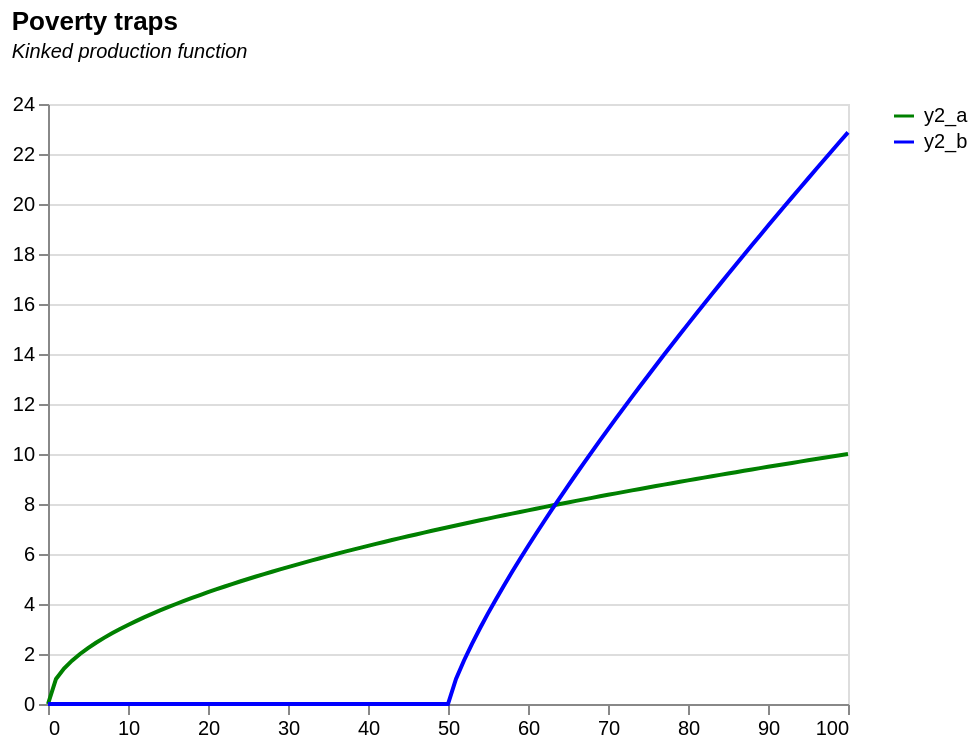

This figure's Vega-Lite source:
### Vega-Lite specification from a JSON file in a GitHub repository (floating-point values rounded to 4 significant figures)
{"$schema": "https://vega.github.io/schema/vega-lite/v5.json", "title": {"text": "Poverty traps", "subtitle": ["Kinked production function", ""], "subtitleFontStyle": "italic", "subtitleFontSize": 10, "anchor": "start", "color": "black"}, "data": {"values": [{"k": "0", "y": "0", "s": "0", "s1": "0", "s2": "0", "s3": "0", "d": "0", "a": "0", "y2_a": "0", "y2_b": "0", "y2": "0", "a2": "0"}, {"k": "1", "y": "1", "s": "0.4", "s1": "0.2", "s2": "0.3", "s3": "0.9", "d": "0.05", "a": "0.35", "y2_a": "1", "y2_b": "0", "y2": "1", "a2": "0.25"}, {"k": "2", "y": "1.414213562", "s": "0.565685425", "s1": "0.4", "s2": "0.424264069", "s3": "1.8", "d": "0.1", "a": "0.465685425", "y2_a": "1.414213562", "y2_b": "0", "y2": "1.414213562", "a2": "0.324264069"}, {"k": "3", "y": "1.732050808", "s": "0.692820323", "s1": "0.6", "s2": "0.519615242", "s3": "2.7", "d": "0.15", "a": "0.542820323", "y2_a": "1.732050808", "y2_b": "0", "y2": "1.732050808", "a2": "0.369615242"}, {"k": "4", "y": "2", "s": "0.8", "s1": "0.8", "s2": "0.6", "s3": "3.6", "d": "0.2", "a": "0.6", "y2_a": "2", "y2_b": "0", "y2": "2", "a2": "0.4"}, {"k": "5", "y": "2.236067977", "s": "0.894427191", "s1": "1", "s2": "0.670820393", "s3": "4.5", "d": "0.25", "a": "0.644427191", "y2_a": "2.236067977", "y2_b": "0", "y2": "2.236067977", "a2": "0.420820393"}, {"k": "6", "y": "2.449489743", "s": "0.979795897", "s1": "1.2", "s2": "0.734846923", "s3": "5.4", "d": "0.3", "a": "0.679795897", "y2_a": "2.449489743", "y2_b": "0", "y2": "2.449489743", "a2": "0.434846923"}, {"k": "7", "y": "2.645751311", "s": "1.058300524", "s1": "1.4", "s2": "0.793725393", "s3": "6.3", "d": "0.35", "a": "0.708300524", "y2_a": "2.645751311", "y2_b": "0", "y2": "2.645751311", "a2": "0.443725393"}, {"k": "8", "y": "2.828427125", "s": "1.13137085", "s1": "1.6", "s2": "0.848528137", "s3": "7.2", "d": "0.4", "a": "0.73137085", "y2_a": "2.828427125", "y2_b": "0", "y2": "2.828427125", "a2": "0.448528137"}, {"k": "9", "y": "3", "s": "1.2", "s1": "1.8", "s2": "0.9", "s3": "8.1", "d": "0.45", "a": "0.75", "y2_a": "3", "y2_b": "0", "y2": "3", "a2": "0.45"}, {"k": "10", "y": "3.16227766", "s": "1.264911064", "s1": "2", "s2": "0.948683298", "s3": "9", "d": "0.5", "a": "0.764911064", "y2_a": "3.16227766", "y2_b": "0", "y2": "3.16227766", "a2": "0.448683298"}, {"k": "11", "y": "3.31662479", "s": "1.326649916", "s1": "2.2", "s2": "0.994987437", "s3": "9.9", "d": "0.55", "a": "0.776649916", "y2_a": "3.31662479", "y2_b": "0", "y2": "3.31662479", "a2": "0.444987437"}, {"k": "12", "y": "3.464101615", "s": "1.385640646", "s1": "2.4", "s2": "1.039230485", "s3": "10.8", "d": "0.6", "a": "0.785640646", "y2_a": "3.464101615", "y2_b": "0", "y2": "3.464101615", "a2": "0.439230485"}, {"k": "13", "y": "3.605551275", "s": "1.44222051", "s1": "2.6", "s2": "1.081665383", "s3": "11.7", "d": "0.65", "a": "0.79222051", "y2_a": "3.605551275", "y2_b": "0", "y2": "3.605551275", "a2": "0.431665383"}, {"k": "14", "y": "3.741657387", "s": "1.496662955", "s1": "2.8", "s2": "1.122497216", "s3": "12.6", "d": "0.7", "a": "0.796662955", "y2_a": "3.741657387", "y2_b": "0", "y2": "3.741657387", "a2": "0.422497216"}, {"k": "15", "y": "3.872983346", "s": "1.549193338", "s1": "3", "s2": "1.161895004", "s3": "13.5", "d": "0.75", "a": "0.799193338", "y2_a": "3.872983346", "y2_b": "0", "y2": "3.872983346", "a2": "0.411895004"}, {"k": "16", "y": "4", "s": "1.6", "s1": "3.2", "s2": "1.2", "s3": "14.4", "d": "0.8", "a": "0.8", "y2_a": "4", "y2_b": "0", "y2": "4", "a2": "0.4"}, {"k": "17", "y": "4.123105626", "s": "1.64924225", "s1": "3.4", "s2": "1.236931688", "s3": "15.3", "d": "0.85", "a": "0.79924225", "y2_a": "4.123105626", "y2_b": "0", "y2": "4.123105626", "a2": "0.386931688"}, {"k": "18", "y": "4.242640687", "s": "1.697056275", "s1": "3.6", "s2": "1.272792206", "s3": "16.2", "d": "0.9", "a": "0.797056275", "y2_a": "4.242640687", "y2_b": "0", "y2": "4.242640687", "a2": "0.372792206"}, {"k": "19", "y": "4.358898944", "s": "1.743559577", "s1": "3.8", "s2": "1.307669683", "s3": "17.1", "d": "0.95", "a": "0.793559577", "y2_a": "4.358898944", "y2_b": "0", "y2": "4.358898944", "a2": "0.357669683"}, {"k": "20", "y": "4.472135955", "s": "1.788854382", "s1": "4", "s2": "1.341640786", "s3": "18", "d": "1", "a": "0.788854382", "y2_a": "4.472135955", "y2_b": "0", "y2": "4.472135955", "a2": "0.341640786"}, {"k": "21", "y": "4.582575695", "s": "1.833030278", "s1": "4.2", "s2": "1.374772708", "s3": "18.9", "d": "1.05", "a": "0.783030278", "y2_a": "4.582575695", "y2_b": "0", "y2": "4.582575695", "a2": "0.324772708"}, {"k": "22", "y": "4.69041576", "s": "1.876166304", "s1": "4.4", "s2": "1.407124728", "s3": "19.8", "d": "1.1", "a": "0.776166304", "y2_a": "4.69041576", "y2_b": "0", "y2": "4.69041576", "a2": "0.307124728"}, {"k": "23", "y": "4.795831523", "s": "1.918332609", "s1": "4.6", "s2": "1.438749457", "s3": "20.7", "d": "1.15", "a": "0.768332609", "y2_a": "4.795831523", "y2_b": "0", "y2": "4.795831523", "a2": "0.288749457"}, {"k": "24", "y": "4.898979486", "s": "1.959591794", "s1": "4.8", "s2": "1.469693846", "s3": "21.6", "d": "1.2", "a": "0.759591794", "y2_a": "4.898979486", "y2_b": "0", "y2": "4.898979486", "a2": "0.269693846"}, {"k": "25", "y": "5", "s": "2", "s1": "5", "s2": "1.5", "s3": "22.5", "d": "1.25", "a": "0.75", "y2_a": "5", "y2_b": "0", "y2": "5", "a2": "0.25"}, {"k": "26", "y": "5.099019514", "s": "2.039607805", "s1": "5.2", "s2": "1.529705854", "s3": "23.4", "d": "1.3", "a": "0.739607805", "y2_a": "5.099019514", "y2_b": "0", "y2": "5.099019514", "a2": "0.229705854"}, {"k": "27", "y": "5.196152423", "s": "2.078460969", "s1": "5.4", "s2": "1.558845727", "s3": "24.3", "d": "1.35", "a": "0.728460969", "y2_a": "5.196152423", "y2_b": "0", "y2": "5.196152423", "a2": "0.208845727"}, {"k": "28", "y": "5.291502622", "s": "2.116601049", "s1": "5.6", "s2": "1.587450787", "s3": "25.2", "d": "1.4", "a": "0.716601049", "y2_a": "5.291502622", "y2_b": "0", "y2": "5.291502622", "a2": "0.187450787"}, {"k": "29", "y": "5.385164807", "s": "2.154065923", "s1": "5.8", "s2": "1.615549442", "s3": "26.1", "d": "1.45", "a": "0.704065923", "y2_a": "5.385164807", "y2_b": "0", "y2": "5.385164807", "a2": "0.165549442"}, {"k": "30", "y": "5.477225575", "s": "2.19089023", "s1": "6", "s2": "1.643167673", "s3": "27", "d": "1.5", "a": "0.69089023", "y2_a": "5.477225575", "y2_b": "0", "y2": "5.477225575", "a2": "0.143167673"}, {"k": "31", "y": "5.567764363", "s": "2.227105745", "s1": "6.2", "s2": "1.670329309", "s3": "27.9", "d": "1.55", "a": "0.677105745", "y2_a": "5.567764363", "y2_b": "0", "y2": "5.567764363", "a2": "0.120329309"}, {"k": "32", "y": "5.656854249", "s": "2.2627417", "s1": "6.4", "s2": "1.697056275", "s3": "28.8", "d": "1.6", "a": "0.6627417", "y2_a": "5.656854249", "y2_b": "0", "y2": "5.656854249", "a2": "0.097056275"}, {"k": "33", "y": "5.744562647", "s": "2.297825059", "s1": "6.6", "s2": "1.723368794", "s3": "29.7", "d": "1.65", "a": "0.647825059", "y2_a": "5.744562647", "y2_b": "0", "y2": "5.744562647", "a2": "0.073368794"}, {"k": "34", "y": "5.830951895", "s": "2.332380758", "s1": "6.8", "s2": "1.749285568", "s3": "30.6", "d": "1.7", "a": "0.632380758", "y2_a": "5.830951895", "y2_b": "0", "y2": "5.830951895", "a2": "0.049285568"}, {"k": "35", "y": "5.916079783", "s": "2.366431913", "s1": "7", "s2": "1.774823935", "s3": "31.5", "d": "1.75", "a": "0.616431913", "y2_a": "5.916079783", "y2_b": "0", "y2": "5.916079783", "a2": "0.024823935"}, {"k": "36", "y": "6", "s": "2.4", "s1": "7.2", "s2": "1.8", "s3": "32.4", "d": "1.8", "a": "0.6", "y2_a": "6", "y2_b": "0", "y2": "6", "a2": "0"}, {"k": "37", "y": "6.08276253", "s": "2.433105012", "s1": "7.4", "s2": "1.824828759", "s3": "33.3", "d": "1.85", "a": "0.583105012", "y2_a": "6.08276253", "y2_b": "0", "y2": "6.08276253", "a2": "-0.025171241"}, {"k": "38", "y": "6.164414003", "s": "2.465765601", "s1": "7.6", "s2": "1.849324201", "s3": "34.2", "d": "1.9", "a": "0.565765601", "y2_a": "6.164414003", "y2_b": "0", "y2": "6.164414003", "a2": "-0.050675799"}, {"k": "39", "y": "6.244997998", "s": "2.497999199", "s1": "7.8", "s2": "1.8734994", "s3": "35.1", "d": "1.95", "a": "0.547999199", "y2_a": "6.244997998", "y2_b": "0", "y2": "6.244997998", "a2": "-0.0765006"}, {"k": "40", "y": "6.32455532", "s": "2.529822128", "s1": "8", "s2": "1.897366596", "s3": "36", "d": "2", "a": "0.529822128", "y2_a": "6.32455532", "y2_b": "0", "y2": "6.32455532", "a2": "-0.102633404"}, {"k": "41", "y": "6.403124237", "s": "2.561249695", "s1": "8.2", "s2": "1.920937271", "s3": "36.9", "d": "2.05", "a": "0.511249695", "y2_a": "6.403124237", "y2_b": "0", "y2": "6.403124237", "a2": "-0.129062729"}, {"k": "42", "y": "6.480740698", "s": "2.592296279", "s1": "8.4", "s2": "1.94422221", "s3": "37.8", "d": "2.1", "a": "0.492296279", "y2_a": "6.480740698", "y2_b": "0", "y2": "6.480740698", "a2": "-0.15577779"}, {"k": "43", "y": "6.557438524", "s": "2.62297541", "s1": "8.6", "s2": "1.967231557", "s3": "38.7", "d": "2.15", "a": "0.47297541", "y2_a": "6.557438524", "y2_b": "0", "y2": "6.557438524", "a2": "-0.182768443"}, {"k": "44", "y": "6.633249581", "s": "2.653299832", "s1": "8.8", "s2": "1.989974874", "s3": "39.6", "d": "2.2", "a": "0.453299832", "y2_a": "6.633249581", "y2_b": "0", "y2": "6.633249581", "a2": "-0.210025126"}, {"k": "45", "y": "6.708203932", "s": "2.683281573", "s1": "9", "s2": "2.01246118", "s3": "40.5", "d": "2.25", "a": "0.433281573", "y2_a": "6.708203932", "y2_b": "0", "y2": "6.708203932", "a2": "-0.23753882"}, {"k": "46", "y": "6.782329983", "s": "2.712931993", "s1": "9.2", "s2": "2.034698995", "s3": "41.4", "d": "2.3", "a": "0.412931993", "y2_a": "6.782329983", "y2_b": "0", "y2": "6.782329983", "a2": "-0.265301005"}, {"k": "47", "y": "6.8556546", "s": "2.74226184", "s1": "9.4", "s2": "2.05669638", "s3": "42.3", "d": "2.35", "a": "0.39226184", "y2_a": "6.8556546", "y2_b": "0", "y2": "6.8556546", "a2": "-0.29330362"}, {"k": "48", "y": "6.92820323", "s": "2.771281292", "s1": "9.6", "s2": "2.078460969", "s3": "43.2", "d": "2.4", "a": "0.371281292", "y2_a": "6.92820323", "y2_b": "0", "y2": "6.92820323", "a2": "-0.321539031"}, {"k": "49", "y": "7", "s": "2.8", "s1": "9.8", "s2": "2.1", "s3": "44.1", "d": "2.45", "a": "0.35", "y2_a": "7", "y2_b": "0", "y2": "7", "a2": "-0.35"}, {"k": "50", "y": "7.071067812", "s": "2.828427125", "s1": "10", "s2": "2.121320344", "s3": "45", "d": "2.5", "a": "0.328427125", "y2_a": "7.071067812", "y2_b": "0", "y2": "7.071067812", "a2": "-0.378679656"}, {"k": "51", "y": "7.141428429", "s": "2.856571371", "s1": "10.2", "s2": "2.142428529", "s3": "45.9", "d": "2.55", "a": "0.306571371", "y2_a": "7.141428429", "y2_b": "1", "y2": "7.141428429", "a2": "-0.407571471"}, {"k": "52", "y": "7.211102551", "s": "2.88444102", "s1": "10.4", "s2": "2.163330765", "s3": "46.8", "d": "2.6", "a": "0.28444102", "y2_a": "7.211102551", "y2_b": "1.741101127", "y2": "7.211102551", "a2": "-0.436669235"}, {"k": "53", "y": "7.280109889", "s": "2.912043956", "s1": "10.6", "s2": "2.184032967", "s3": "47.7", "d": "2.65", "a": "0.262043956", "y2_a": "7.280109889", "y2_b": "2.408224685", "y2": "7.280109889", "a2": "-0.465967033"}, {"k": "54", "y": "7.348469228", "s": "2.939387691", "s1": "10.8", "s2": "2.204540769", "s3": "48.6", "d": "2.7", "a": "0.239387691", "y2_a": "7.348469228", "y2_b": "3.031433133", "y2": "7.348469228", "a2": "-0.495459231"}, {"k": "55", "y": "7.416198487", "s": "2.966479395", "s1": "11", "s2": "2.224859546", "s3": "49.5", "d": "2.75", "a": "0.216479395", "y2_a": "7.416198487", "y2_b": "3.623898318", "y2": "7.416198487", "a2": "-0.525140454"}, {"k": "56", "y": "7.483314774", "s": "2.993325909", "s1": "11.2", "s2": "2.244994432", "s3": "50.4", "d": "2.8", "a": "0.193325909", "y2_a": "7.483314774", "y2_b": "4.192962713", "y2": "7.483314774", "a2": "-0.555005568"}, {"k": "57", "y": "7.549834435", "s": "3.019933774", "s1": "11.4", "s2": "2.264950331", "s3": "51.3", "d": "2.85", "a": "0.169933774", "y2_a": "7.549834435", "y2_b": "4.743276394", "y2": "7.549834435", "a2": "-0.585049669"}, {"k": "58", "y": "7.615773106", "s": "3.046309242", "s1": "11.6", "s2": "2.284731932", "s3": "52.2", "d": "2.9", "a": "0.146309242", "y2_a": "7.615773106", "y2_b": "5.278031643", "y2": "7.615773106", "a2": "-0.615268068"}, {"k": "59", "y": "7.681145748", "s": "3.072458299", "s1": "11.8", "s2": "2.304343724", "s3": "53.1", "d": "2.95", "a": "0.122458299", "y2_a": "7.681145748", "y2_b": "5.799546135", "y2": "7.681145748", "a2": "-0.645656276"}, {"k": "60", "y": "7.745966692", "s": "3.098386677", "s1": "12", "s2": "2.323790008", "s3": "54", "d": "3", "a": "0.098386677", "y2_a": "7.745966692", "y2_b": "6.309573445", "y2": "7.745966692", "a2": "-0.676209992"}, {"k": "61", "y": "7.810249676", "s": "3.12409987", "s1": "12.2", "s2": "2.343074903", "s3": "54.9", "d": "3.05", "a": "0.07409987", "y2_a": "7.810249676", "y2_b": "6.809483128", "y2": "7.810249676", "a2": "-0.706925097"}, {"k": "62", "y": "7.874007874", "s": "3.14960315", "s1": "12.4", "s2": "2.362202362", "s3": "55.8", "d": "3.1", "a": "0.04960315", "y2_a": "7.874007874", "y2_b": "7.300372103", "y2": "7.874007874", "a2": "-0.737797638"}, {"k": "63", "y": "7.937253933", "s": "3.174901573", "s1": "12.6", "s2": "2.38117618", "s3": "56.7", "d": "3.15", "a": "0.024901573", "y2_a": "7.937253933", "y2_b": "7.783137122", "y2": "7.937253933", "a2": "-0.76882382"}, {"k": "64", "y": "8", "s": "3.2", "s1": "12.8", "s2": "2.477557162", "s3": "57.6", "d": "3.2", "a": "0", "y2_a": "8", "y2_b": "8.258523873", "y2": "8.258523873", "a2": "-0.722442838"}, {"k": "65", "y": "8.062257748", "s": "3.224903099", "s1": "13", "s2": "2.618148416", "s3": "58.5", "d": "3.25", "a": "-0.025096901", "y2_a": "8.062257748", "y2_b": "8.727161387", "y2": "8.727161387", "a2": "-0.631851584"}, {"k": "66", "y": "8.124038405", "s": "3.249615362", "s1": "13.2", "s2": "2.756876052", "s3": "59.4", "d": "3.3", "a": "-0.050384638", "y2_a": "8.124038405", "y2_b": "9.18958684", "y2": "9.18958684", "a2": "-0.543123948"}, {"k": "67", "y": "8.185352772", "s": "3.274141109", "s1": "13.4", "s2": "2.893879157", "s3": "60.3", "d": "3.35", "a": "-0.075858891", "y2_a": "8.185352772", "y2_b": "9.646263856", "y2": "9.646263856", "a2": "-0.456120843"}, {"k": "68", "y": "8.246211251", "s": "3.2984845", "s1": "13.6", "s2": "3.029278893", "s3": "61.2", "d": "3.4", "a": "-0.1015155", "y2_a": "8.246211251", "y2_b": "10.09759631", "y2": "10.09759631", "a2": "-0.370721107"}, {"k": "69", "y": "8.306623863", "s": "3.322649545", "s1": "13.8", "s2": "3.163181671", "s3": "62.1", "d": "3.45", "a": "-0.127350455", "y2_a": "8.306623863", "y2_b": "10.5439389", "y2": "10.5439389", "a2": "-0.286818329"}, {"k": "70", "y": "8.366600265", "s": "3.346640106", "s1": "14", "s2": "3.29568163", "s3": "63", "d": "3.5", "a": "-0.153359894", "y2_a": "8.366600265", "y2_b": "10.98560543", "y2": "10.98560543", "a2": "-0.20431837"}, {"k": "71", "y": "8.426149773", "s": "3.370459909", "s1": "14.2", "s2": "3.42686259", "s3": "63.9", "d": "3.55", "a": "-0.179540091", "y2_a": "8.426149773", "y2_b": "11.4228753", "y2": "11.4228753", "a2": "-0.12313741"}, {"k": "72", "y": "8.485281374", "s": "3.39411255", "s1": "14.4", "s2": "3.556799623", "s3": "64.8", "d": "3.6", "a": "-0.20588745", "y2_a": "8.485281374", "y2_b": "11.85599874", "y2": "11.85599874", "a2": "-0.043200377"}, {"k": "73", "y": "8.544003745", "s": "3.417601498", "s1": "14.6", "s2": "3.68556032", "s3": "65.7", "d": "3.65", "a": "-0.232398502", "y2_a": "8.544003745", "y2_b": "12.28520107", "y2": "12.28520107", "a2": "0.03556032"}, {"k": "74", "y": "8.602325267", "s": "3.440930107", "s1": "14.8", "s2": "3.813205828", "s3": "66.6", "d": "3.7", "a": "-0.259069893", "y2_a": "8.602325267", "y2_b": "12.71068609", "y2": "12.71068609", "a2": "0.113205828"}, {"k": "75", "y": "8.660254038", "s": "3.464101615", "s1": "15", "s2": "3.939791707", "s3": "67.5", "d": "3.75", "a": "-0.285898385", "y2_a": "8.660254038", "y2_b": "13.13263902", "y2": "13.13263902", "a2": "0.189791707"}, {"k": "76", "y": "8.717797887", "s": "3.487119155", "s1": "15.2", "s2": "4.065368643", "s3": "68.4", "d": "3.8", "a": "-0.312880845", "y2_a": "8.717797887", "y2_b": "13.55122881", "y2": "13.55122881", "a2": "0.265368643"}, {"k": "77", "y": "8.774964387", "s": "3.509985755", "s1": "15.4", "s2": "4.18998305", "s3": "69.3", "d": "3.85", "a": "-0.340014245", "y2_a": "8.774964387", "y2_b": "13.96661017", "y2": "13.96661017", "a2": "0.33998305"}, {"k": "78", "y": "8.831760866", "s": "3.532704347", "s1": "15.6", "s2": "4.313677566", "s3": "70.2", "d": "3.9", "a": "-0.367295653", "y2_a": "8.831760866", "y2_b": "14.37892522", "y2": "14.37892522", "a2": "0.413677566"}, {"k": "79", "y": "8.888194417", "s": "3.555277767", "s1": "15.8", "s2": "4.436491492", "s3": "71.1", "d": "3.95", "a": "-0.394722233", "y2_a": "8.888194417", "y2_b": "14.78830497", "y2": "14.78830497", "a2": "0.486491492"}, {"k": "80", "y": "8.94427191", "s": "3.577708764", "s1": "16", "s2": "4.558461157", "s3": "72", "d": "4", "a": "-0.422291236", "y2_a": "8.94427191", "y2_b": "15.19487052", "y2": "15.19487052", "a2": "0.558461157"}, {"k": "81", "y": "9", "s": "3.6", "s1": "16.2", "s2": "4.67962023", "s3": "72.9", "d": "4.05", "a": "-0.45", "y2_a": "9", "y2_b": "15.5987341", "y2": "15.5987341", "a2": "0.62962023"}, {"k": "82", "y": "9.055385138", "s": "3.622154055", "s1": "16.4", "s2": "4.8", "s3": "73.8", "d": "4.1", "a": "-0.477845945", "y2_a": "9.055385138", "y2_b": "16", "y2": "16", "a2": "0.7"}, {"k": "83", "y": "9.110433579", "s": "3.644173432", "s1": "16.6", "s2": "4.919629609", "s3": "74.7", "d": "4.15", "a": "-0.505826568", "y2_a": "9.110433579", "y2_b": "16.39876536", "y2": "16.39876536", "a2": "0.769629609"}, {"k": "84", "y": "9.16515139", "s": "3.666060556", "s1": "16.8", "s2": "5.03853626", "s3": "75.6", "d": "4.2", "a": "-0.533939444", "y2_a": "9.16515139", "y2_b": "16.79512087", "y2": "16.79512087", "a2": "0.83853626"}, {"k": "85", "y": "9.219544457", "s": "3.687817783", "s1": "17", "s2": "5.156745404", "s3": "76.5", "d": "4.25", "a": "-0.562182217", "y2_a": "9.219544457", "y2_b": "17.18915135", "y2": "17.18915135", "a2": "0.906745404"}, {"k": "86", "y": "9.273618495", "s": "3.709447398", "s1": "17.2", "s2": "5.274280893", "s3": "77.4", "d": "4.3", "a": "-0.590552602", "y2_a": "9.273618495", "y2_b": "17.58093631", "y2": "17.58093631", "a2": "0.974280893"}, {"k": "87", "y": "9.327379053", "s": "3.730951621", "s1": "17.4", "s2": "5.391165125", "s3": "78.3", "d": "4.35", "a": "-0.619048379", "y2_a": "9.327379053", "y2_b": "17.97055042", "y2": "17.97055042", "a2": "1.041165125"}, {"k": "88", "y": "9.38083152", "s": "3.752332608", "s1": "17.6", "s2": "5.507419171", "s3": "79.2", "d": "4.4", "a": "-0.647667392", "y2_a": "9.38083152", "y2_b": "18.3580639", "y2": "18.3580639", "a2": "1.107419171"}, {"k": "89", "y": "9.433981132", "s": "3.773592453", "s1": "17.8", "s2": "5.623062884", "s3": "80.1", "d": "4.45", "a": "-0.676407547", "y2_a": "9.433981132", "y2_b": "18.74354295", "y2": "18.74354295", "a2": "1.173062884"}, {"k": "90", "y": "9.486832981", "s": "3.794733192", "s1": "18", "s2": "5.738114999", "s3": "81", "d": "4.5", "a": "-0.705266808", "y2_a": "9.486832981", "y2_b": "19.12705", "y2": "19.12705", "a2": "1.238114999"}, {"k": "91", "y": "9.539392014", "s": "3.815756806", "s1": "18.2", "s2": "5.852593223", "s3": "81.9", "d": "4.55", "a": "-0.734243194", "y2_a": "9.539392014", "y2_b": "19.50864408", "y2": "19.50864408", "a2": "1.302593223"}, {"k": "92", "y": "9.591663047", "s": "3.836665219", "s1": "18.4", "s2": "5.966514316", "s3": "82.8", "d": "4.6", "a": "-0.763334781", "y2_a": "9.591663047", "y2_b": "19.88838105", "y2": "19.88838105", "a2": "1.366514316"}, {"k": "93", "y": "9.643650761", "s": "3.857460304", "s1": "18.6", "s2": "6.079894162", "s3": "83.7", "d": "4.65", "a": "-0.792539696", "y2_a": "9.643650761", "y2_b": "20.26631387", "y2": "20.26631387", "a2": "1.429894162"}, {"k": "94", "y": "9.695359715", "s": "3.878143886", "s1": "18.8", "s2": "6.192747831", "s3": "84.6", "d": "4.7", "a": "-0.821856114", "y2_a": "9.695359715", "y2_b": "20.64249277", "y2": "20.64249277", "a2": "1.492747831"}, {"k": "95", "y": "9.746794345", "s": "3.898717738", "s1": "19", "s2": "6.305089646", "s3": "85.5", "d": "4.75", "a": "-0.851282262", "y2_a": "9.746794345", "y2_b": "21.01696549", "y2": "21.01696549", "a2": "1.555089646"}, {"k": "96", "y": "9.797958971", "s": "3.919183588", "s1": "19.2", "s2": "6.416933226", "s3": "86.4", "d": "4.8", "a": "-0.880816412", "y2_a": "9.797958971", "y2_b": "21.38977742", "y2": "21.38977742", "a2": "1.616933226"}, {"k": "97", "y": "9.848857802", "s": "3.939543121", "s1": "19.4", "s2": "6.528291543", "s3": "87.3", "d": "4.85", "a": "-0.910456879", "y2_a": "9.848857802", "y2_b": "21.76097181", "y2": "21.76097181", "a2": "1.678291543"}, {"k": "98", "y": "9.899494937", "s": "3.959797975", "s1": "19.6", "s2": "6.639176963", "s3": "88.2", "d": "4.9", "a": "-0.940202025", "y2_a": "9.899494937", "y2_b": "22.13058988", "y2": "22.13058988", "a2": "1.739176963"}, {"k": "99", "y": "9.949874371", "s": "3.979949748", "s1": "19.8", "s2": "6.749601284", "s3": "89.1", "d": "4.95", "a": "-0.970050252", "y2_a": "9.949874371", "y2_b": "22.49867095", "y2": "22.49867095", "a2": "1.799601284"}, {"k": "100", "y": "10", "s": "4", "s1": "20", "s2": "6.859575779", "s3": "90", "d": "5", "a": "-1", "y2_a": "10", "y2_b": "22.8652526", "y2": "22.8652526", "a2": "1.859575779"}], "format": {"parse": {"k": "number"}}}, "transform": [{"fold": ["y2_a", "y2_b"], "as": ["variable", "value"]}], "height": 300, "width": 400, "layer": [{"mark": {"type": "line", "strokeWidth": 2}, "encoding": {"x": {"field": "k", "type": "quantitative", "title": null, "axis": {"grid": false}}, "y": {"field": "value", "type": "quantitative", "title": null}, "color": {"field": "variable", "title": null, "scale": {"range": ["green", "blue"]}}}}, {"mark": {"type": "rule", "color": "darkgray", "size": 0, "strokeDash": [6, 3]}, "encoding": {"x": {"datum": 64}}}]}
